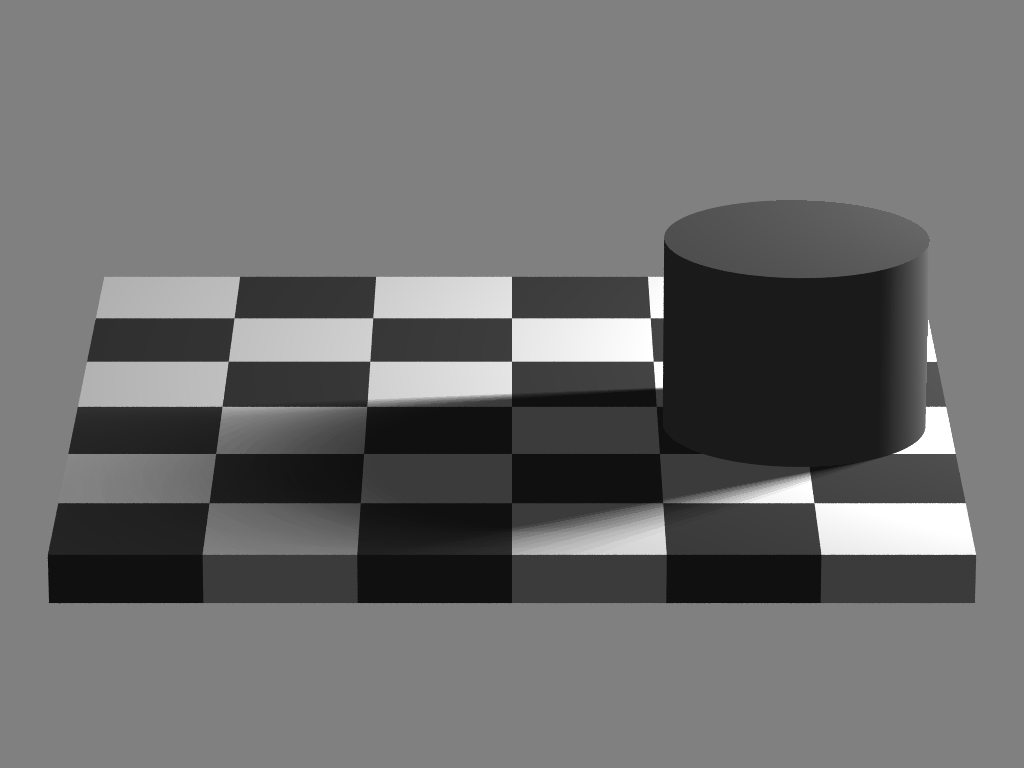
#> input picture stimuli/white_box2.png, 1024 x 768 px
$ python make_stimulus.py ../stimuli/renTemplate.png 5   (Python 2 division)
#> lines starting #> are read from the running program, lines starting #| are printed output that depends on the picture

# -*- coding: utf-8 -*-
"""
Created on Wed Aug 12 14:40:18 2015

@author: Administrator
"""

from PIL import Image
import matplotlib.pyplot as plt
import numpy as np
import pdb
import unittest
import random
import sys
import pandas as pd
import time
import os


def image_to_array(fname, in_format = 'png'):
	"""
	read specified image file (default: png), converts it to grayscale and into numpy array
	input:
	------
	fname	   - name of image file
	in_format   - extension (png default)
	output:
	-------
	numpy array
	"""
#> called with fname = '../stimuli/white_box2', in_format = 'png'
	im = Image.open('%s.%s' %(fname, in_format)).convert('L')
	im_matrix = [ im.getpixel(( y, x)) for x in range(im.size[1]) for y in range(im.size[0])]
#> im_matrix = 786432 items
	im_matrix = np.array(im_matrix).reshape(im.size[1], im.size[0])
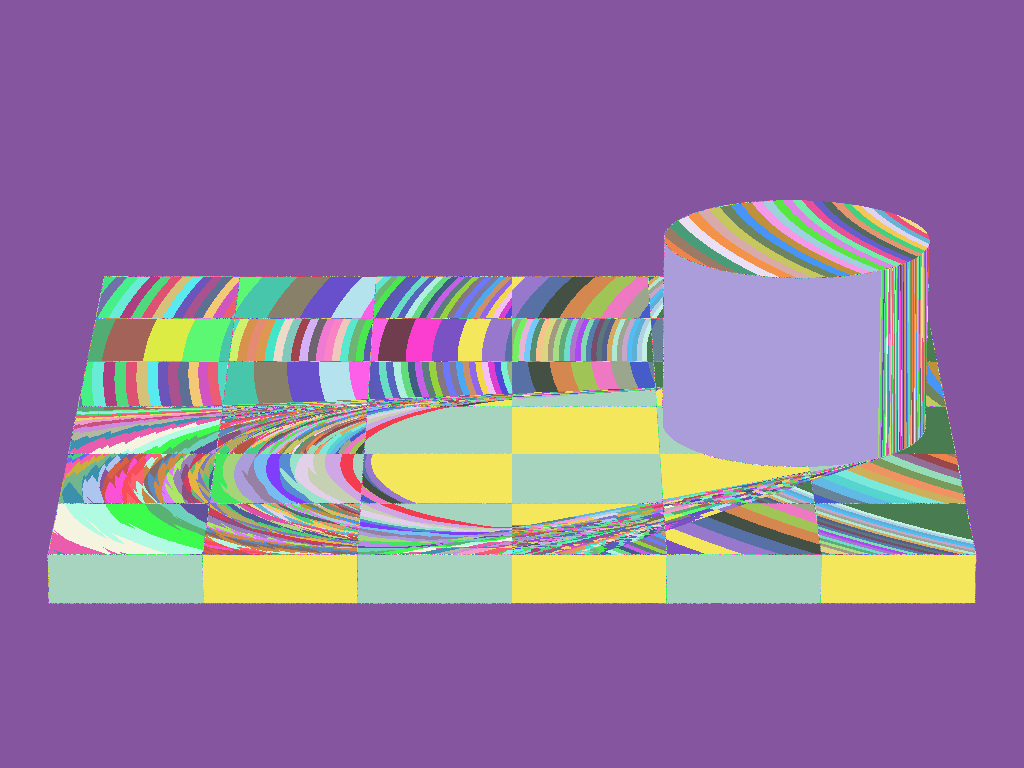
#> im_matrix: shape (768, 1024) int64; 240 distinct labels, from 16 to 255; one colour per label, 0 black

	return im_matrix

# [171 lines left out: functions array_to_image, normalize_image2, raised_cosine, ellipse, make_ellipse, make_gauss_ellipse and 4 more, not called in this run]


########################
# [plainview] make local luminance uniform
##########################

def unify_localLum(a):
	## template image
	templateImg = '../stimuli/white_box2'
	## load template image to array
	templateImg_mat = image_to_array(templateImg)

	## masking
	mask43_fname = '../stimuli/mask_ShLi_43' # standard: within shadow, light check
	mask35_fname = '../stimuli/mask_PlDa_35' # comparison dark: outside shadow, dark check

	## load mask images to array
	mask43 = image_to_array(mask43_fname)
	mask35 = image_to_array(mask35_fname)

	# [6 lines of commented-out code are left out]
	templateImg_mat[mask43 != 0] = templateImg_mat[428,585]
	templateImg_mat[mask35 != 0] = templateImg_mat[428,585]


	# 0 for dark comparison, 1 for light comarison
	if a == 1:
		mask32_fname = '../stimuli/mask_ShLi_32' # block1 reference light: within shadow, light check
		mask32 = image_to_array(mask32_fname)
		templateImg_mat[mask32 != 0] = templateImg_mat[428,585]
	if a == 0:
		mask24_fname = '../stimuli/mask_PlDa_24' # block2 reference dark: outside shadow, dark check (near the shadow)
		mask24 = image_to_array(mask24_fname)
		templateImg_mat[mask24 != 0] = templateImg_mat[428,585]
		#~ mask26_fname = '../mask_PlDa_26' # block2 reference dark: outside shadow, dark check (by the upper edge)
		#~ mask26 = image_to_array(mask26_fname)
		#~ templateImg_mat[mask26 != 0] = templateImg_mat[148,151]

	# save the rendered image
	array_to_image(templateImg_mat,'../stimuli/renTemplate','png')


#############################################
# Generate stimulus with ellipses !!!
#############################################

# [31 lines left out: function make_stimulus, not called in this run]

def main (scd, a, radius=25):
	unify_localLum(a) # make the luminance of the checks containing the ellipses uniform
	template = '../stimuli/renTemplate' # set the template image file
	templateImg = image_to_array(template)

	## import the 6 S-CD luminance pairs from the base experiments
	scd_pairs = pd.read_csv('../results/base_inc_dec_avg_' + scd + '.csv', sep=" ", index_col=0)
	LumS = scd_pairs['LumS'].values[[0,1,6,7]]
	LumCD = scd_pairs['LumCD'].values[[0,1,6,7]]
	#~ LumS = scd_pairs['LumS'].values[[2,3,4,5]]
	#~ LumCD = scd_pairs['LumCD'].values[[2,3,4,5]]
	LumCL = np.array([0.8, 0.9, 0.95, 1.0, 1.05, 1.1, 1.2])

	ellipse = make_ellipse(radius)

	if a == 1:
		for i in range(len(LumS)):
			for j in range(len(LumCL)):
		#~ for i in range(1):
			#~ for j in range(1):
				starttime = time.time()
				print "generating the image #", len(LumCL)*i+j+1
				make_stimulus(a=a, img=templateImg, elipse=ellipse, lumS=LumS[i], lumCD=LumCD[i], lumCL=LumS[i]*LumCL[j], sbj=scd)
				print time.time()-starttime, "sec", ((len(LumCL)*i+j+1)/(len(LumCL)*len(LumS)))*100, "% done"
	if a == 0:
		for i in range(len(LumS)):
			for j in range(len(LumCL)):
		#~ for i in range(1):
			#~ for j in range(1):
				starttime = time.time()
				print "generating the image #", len(LumCL)*i+j+1
				make_stimulus(a=a,img=templateImg, elipse=ellipse, lumS=LumS[i], lumCD=LumCD[i], lumCL=LumCD[i]*LumCL[j], sbj=scd)
				print time.time()-starttime, "sec", ((len(LumCL)*i+j+1)/(len(LumCL)*len(LumCD)))*100, "% done"

### Run Main ###
# argv1 = subject initials
# argv2 = dark or light

if __name__ == '__main__':
	SCD = str(sys.argv[1])
	DorL = int(sys.argv[2])
#> (the run stopped early here; a loop or call above may not have finished)
